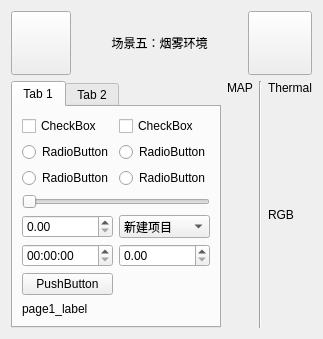
      <widget class="QWidget" name="page_5">
       <property name="mouseTracking">
        <bool>false</bool>
       </property>
       <property name="tabletTracking">
        <bool>false</bool>
       </property>
       <layout class="QGridLayout" name="gridLayout_14">
        <item row="0" column="0">
         <layout class="QGridLayout" name="gridLayout_12">
          <item row="1" column="4">
           <widget class="QLabel" name="label_Thermal_text_5">
            <property name="text">
             <string>Thermal</string>
            </property>
           </widget>
          </item>
          <item row="1" column="1">
           <widget class="QLabel" name="label_map_text_5">
            <property name="text">
             <string>MAP</string>
            </property>
           </widget>
          </item>
          <item row="0" column="0" colspan="5">
           <layout class="QHBoxLayout" name="horizontalLayout_6">
            <item>
             <widget class="QPushButton" name="button_back_5">
              <property name="enabled">
               <bool>true</bool>
              </property>
              <property name="sizePolicy">
               <sizepolicy hsizetype="Maximum" vsizetype="Maximum">
                <horstretch>0</horstretch>
                <verstretch>0</verstretch>
               </sizepolicy>
              </property>
              <property name="minimumSize">
               <size>
                <width>60</width>
                <height>40</height>
               </size>
              </property>
              <property name="maximumSize">
               <size>
                <width>100</width>
                <height>64</height>
               </size>
              </property>
              <property name="sizeIncrement">
               <size>
                <width>0</width>
                <height>200</height>
               </size>
              </property>
              <property name="baseSize">
               <size>
                <width>0</width>
                <height>0</height>
               </size>
              </property>
              <property name="styleSheet">
               <string notr="true"/>
              </property>
              <property name="text">
               <string/>
              </property>
             </widget>
            </item>
            <item>
             <widget class="QLabel" name="label_title_5">
              <property name="sizePolicy">
               <sizepolicy hsizetype="Expanding" vsizetype="Maximum">
                <horstretch>0</horstretch>
                <verstretch>0</verstretch>
               </sizepolicy>
              </property>
              <property name="maximumSize">
               <size>
                <width>16777215</width>
                <height>50</height>
               </size>
              </property>
              <property name="styleSheet">
               <string notr="true"/>
              </property>
              <property name="text">
               <string>场景五：烟雾环境</string>
              </property>
              <property name="alignment">
               <set>Qt::AlignCenter</set>
              </property>
              <property name="margin">
               <number>0</number>
              </property>
             </widget>
            </item>
            <item>
             <widget class="QPushButton" name="button_exit_5">
              <property name="sizePolicy">
               <sizepolicy hsizetype="Maximum" vsizetype="Maximum">
                <horstretch>0</horstretch>
                <verstretch>0</verstretch>
               </sizepolicy>
              </property>
              <property name="minimumSize">
               <size>
                <width>64</width>
                <height>64</height>
               </size>
              </property>
              <property name="maximumSize">
               <size>
                <width>64</width>
                <height>64</height>
               </size>
              </property>
              <property name="text">
               <string/>
              </property>
             </widget>
            </item>
           </layout>
          </item>
          <item row="2" column="1" rowspan="3">
           <widget class="QLabel" name="label_map_5">
            <property name="sizePolicy">
             <sizepolicy hsizetype="Expanding" vsizetype="Expanding">
              <horstretch>8</horstretch>
              <verstretch>0</verstretch>
             </sizepolicy>
            </property>
            <property name="text">
             <string/>
            </property>
            <property name="scaledContents">
             <bool>true</bool>
            </property>
           </widget>
          </item>
          <item row="2" column="4">
           <widget class="QLabel" name="label_hot_image_5">
            <property name="sizePolicy">
             <sizepolicy hsizetype="Expanding" vsizetype="Expanding">
              <horstretch>3</horstretch>
              <verstretch>0</verstretch>
             </sizepolicy>
            </property>
            <property name="maximumSize">
             <size>
              <width>500</width>
              <height>16777215</height>
             </size>
            </property>
            <property name="text">
             <string/>
            </property>
            <property name="scaledContents">
             <bool>true</bool>
            </property>
           </widget>
          </item>
          <item row="1" column="0" rowspan="4">
           <widget class="QTabWidget" name="tabWidget_5">
            <property name="sizePolicy">
             <sizepolicy hsizetype="Maximum" vsizetype="Expanding">
              <horstretch>0</horstretch>
              <verstretch>0</verstretch>
             </sizepolicy>
            </property>
            <property name="maximumSize">
             <size>
              <width>300</width>
              <height>16777215</height>
             </size>
            </property>
            <property name="currentIndex">
             <number>0</number>
            </property>
            <widget class="QWidget" name="tab_9">
             <attribute name="title">
              <string>Tab 1</string>
             </attribute>
             <layout class="QGridLayout" name="gridLayout_13">
              <item row="0" column="0">
               <widget class="QCheckBox" name="checkBox_9">
                <property name="sizePolicy">
                 <sizepolicy hsizetype="Expanding" vsizetype="Expanding">
                  <horstretch>0</horstretch>
                  <verstretch>0</verstretch>
                 </sizepolicy>
                </property>
                <property name="text">
                 <string>CheckBox</string>
                </property>
               </widget>
              </item>
              <item row="0" column="1">
               <widget class="QCheckBox" name="checkBox_10">
                <property name="sizePolicy">
                 <sizepolicy hsizetype="Expanding" vsizetype="Expanding">
                  <horstretch>0</horstretch>
                  <verstretch>0</verstretch>
                 </sizepolicy>
                </property>
                <property name="text">
                 <string>CheckBox</string>
                </property>
               </widget>
              </item>
              <item row="1" column="0">
               <widget class="QRadioButton" name="radioButton_17">
                <property name="sizePolicy">
                 <sizepolicy hsizetype="Minimum" vsizetype="Expanding">
                  <horstretch>0</horstretch>
                  <verstretch>0</verstretch>
                 </sizepolicy>
                </property>
                <property name="text">
                 <string>RadioButton</string>
                </property>
               </widget>
              </item>
              <item row="1" column="1">
               <widget class="QRadioButton" name="radioButton_18">
                <property name="sizePolicy">
                 <sizepolicy hsizetype="Minimum" vsizetype="Expanding">
                  <horstretch>0</horstretch>
                  <verstretch>0</verstretch>
                 </sizepolicy>
                </property>
                <property name="text">
                 <string>RadioButton</string>
                </property>
               </widget>
              </item>
              <item row="2" column="0">
               <widget class="QRadioButton" name="radioButton_19">
                <property name="sizePolicy">
                 <sizepolicy hsizetype="Minimum" vsizetype="Expanding">
                  <horstretch>0</horstretch>
                  <verstretch>0</verstretch>
                 </sizepolicy>
                </property>
                <property name="text">
                 <string>RadioButton</string>
                </property>
               </widget>
              </item>
              <item row="2" column="1">
               <widget class="QRadioButton" name="radioButton_20">
                <property name="sizePolicy">
                 <sizepolicy hsizetype="Minimum" vsizetype="Expanding">
                  <horstretch>0</horstretch>
                  <verstretch>0</verstretch>
                 </sizepolicy>
                </property>
                <property name="text">
                 <string>RadioButton</string>
                </property>
               </widget>
              </item>
              <item row="3" column="0" colspan="2">
               <widget class="QSlider" name="horizontalSlider_5">
                <property name="orientation">
                 <enum>Qt::Horizontal</enum>
                </property>
               </widget>
              </item>
              <item row="4" column="0">
               <widget class="QDoubleSpinBox" name="doubleSpinBox_9">
                <property name="sizePolicy">
                 <sizepolicy hsizetype="Expanding" vsizetype="Expanding">
                  <horstretch>0</horstretch>
                  <verstretch>0</verstretch>
                 </sizepolicy>
                </property>
               </widget>
              </item>
              <item row="4" column="1">
               <widget class="QComboBox" name="comboBox_5">
                <property name="sizePolicy">
                 <sizepolicy hsizetype="Expanding" vsizetype="Expanding">
                  <horstretch>0</horstretch>
                  <verstretch>0</verstretch>
                 </sizepolicy>
                </property>
                <item>
                 <property name="text">
                  <string>新建项目</string>
                 </property>
                </item>
                <item>
                 <property name="text">
                  <string>新建项目</string>
                 </property>
                </item>
                <item>
                 <property name="text">
                  <string>新建项目</string>
                 </property>
                </item>
                <item>
                 <property name="text">
                  <string>新建项目</string>
                 </property>
                </item>
                <item>
                 <property name="text">
                  <string>新建项目</string>
                 </property>
                </item>
               </widget>
              </item>
              <item row="5" column="0">
               <widget class="QTimeEdit" name="timeEdit_5">
                <property name="sizePolicy">
                 <sizepolicy hsizetype="Expanding" vsizetype="Expanding">
                  <horstretch>0</horstretch>
                  <verstretch>0</verstretch>
                 </sizepolicy>
                </property>
               </widget>
              </item>
              <item row="5" column="1">
               <widget class="QDoubleSpinBox" name="doubleSpinBox_10">
                <property name="sizePolicy">
                 <sizepolicy hsizetype="Expanding" vsizetype="Expanding">
                  <horstretch>0</horstretch>
                  <verstretch>0</verstretch>
                 </sizepolicy>
                </property>
               </widget>
              </item>
              <item row="6" column="0">
               <widget class="QPushButton" name="pushButton_6">
                <property name="sizePolicy">
                 <sizepolicy hsizetype="Minimum" vsizetype="Expanding">
                  <horstretch>0</horstretch>
                  <verstretch>0</verstretch>
                 </sizepolicy>
                </property>
                <property name="text">
                 <string>PushButton</string>
                </property>
               </widget>
              </item>
              <item row="7" column="0" colspan="2">
               <widget class="QLabel" name="label_8">
                <property name="sizePolicy">
                 <sizepolicy hsizetype="Expanding" vsizetype="Expanding">
                  <horstretch>0</horstretch>
                  <verstretch>0</verstretch>
                 </sizepolicy>
                </property>
                <property name="text">
                 <string>page1_label</string>
                </property>
               </widget>
              </item>
             </layout>
            </widget>
            <widget class="QWidget" name="tab_10">
             <attribute name="title">
              <string>Tab 2</string>
             </attribute>
            </widget>
           </widget>
          </item>
          <item row="3" column="4">
           <widget class="QLabel" name="label_RGB_text_5">
            <property name="text">
             <string>RGB</string>
            </property>
            <property name="margin">
             <number>0</number>
            </property>
           </widget>
          </item>
          <item row="4" column="4">
           <widget class="QLabel" name="label_rgb_image_5">
            <property name="sizePolicy">
             <sizepolicy hsizetype="Expanding" vsizetype="Expanding">
              <horstretch>3</horstretch>
              <verstretch>0</verstretch>
             </sizepolicy>
            </property>
            <property name="maximumSize">
             <size>
              <width>500</width>
              <height>16777215</height>
             </size>
            </property>
            <property name="text">
             <string/>
            </property>
            <property name="scaledContents">
             <bool>true</bool>
            </property>
           </widget>
          </item>
          <item row="1" column="2" rowspan="4" colspan="2">
           <widget class="Line" name="line_5">
            <property name="orientation">
             <enum>Qt::Vertical</enum>
            </property>
           </widget>
          </item>
         </layout>
        </item>
       </layout>
      </widget>
